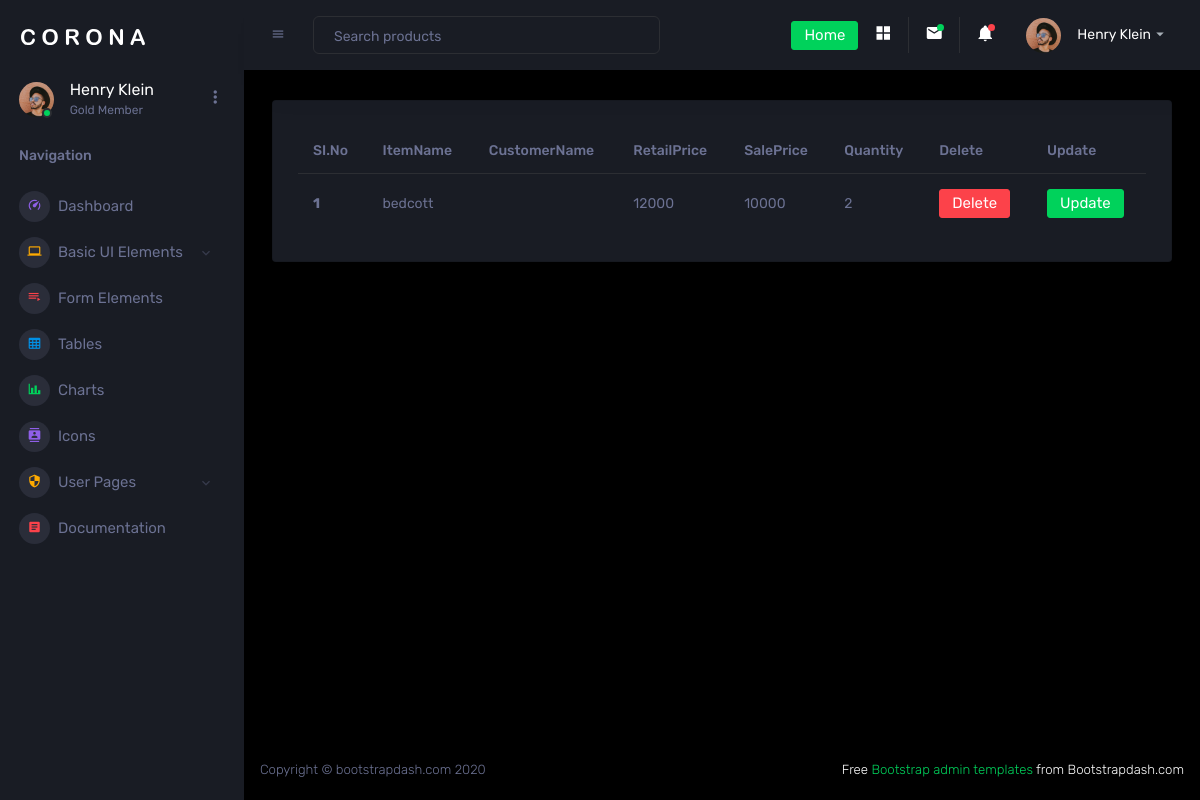
Page /dataview on the earlier database version.
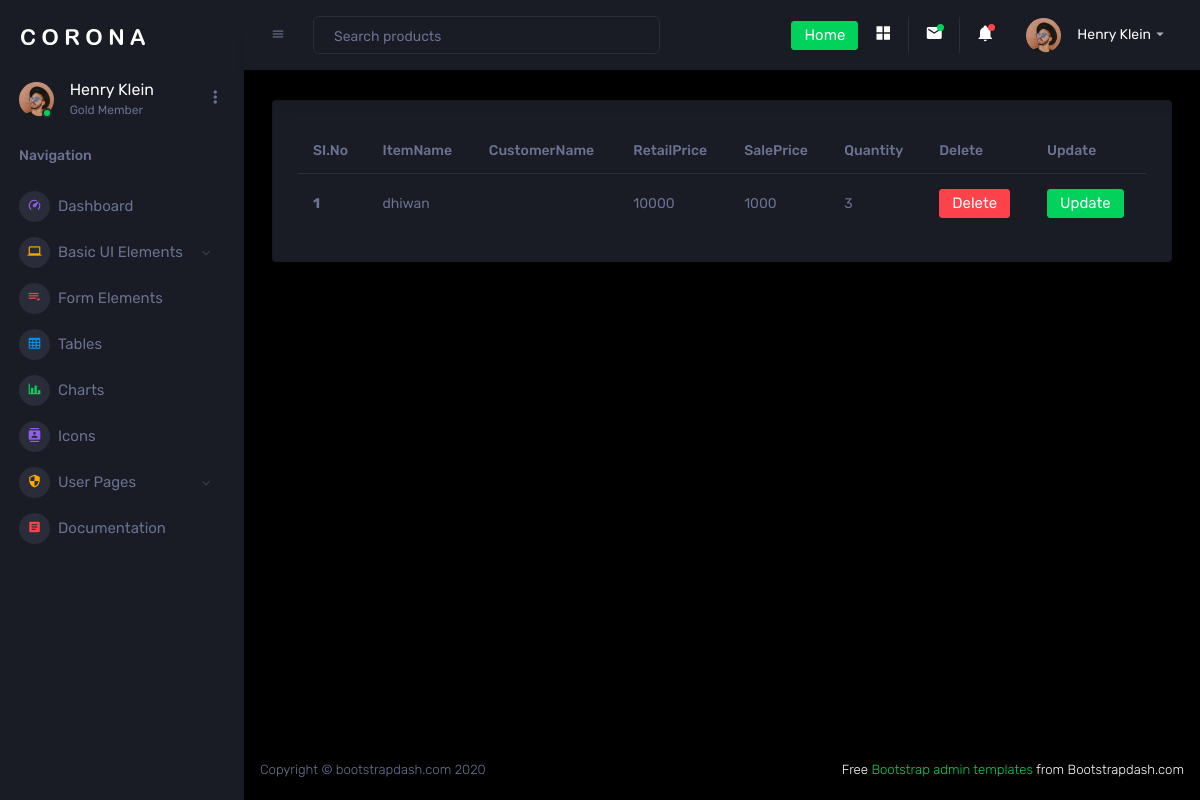
Same page on the later database version.
### new_app/models.py (models this page shows)
class Furniture(models.Model):
    objects = None
    furnitureType  = (
        ("bedcott","bedcott"),("sofa-set", "sofa-set"),
        ("chairs","chair"), ("dhiwan","dhiwan"),
        ("pooja stand","pooja stand"),
        ("alamara", "alamara")
    )
    ItemName = models.CharField(max_length=150, choices=furnitureType)
    BrandName = models.CharField(max_length=50)
    RetailPrice = models.CharField(max_length=20)
    SalePrice = models.CharField(max_length=20)
    Quantity = models.IntegerField()

### new_app/views.py (the view)
# urls.py: path('dataview', views.furnitureDataView, name = "dataview"),
def furnitureDataView(request):
    data = Furniture.objects.all()
    return render(request, 'view_data.html', {'data': data})

### template/view_data.html (shortened to what this page needs)
{% extends 'dashboard.html' %}
{% block content %}
<table class="table">
  <thead>
    <tr>
      <th scope="col">SI.No</th>
      <th scope="col">ItemName</th>
      <th scope="col">CustomerName</th>
      <th scope="col">RetailPrice</th>
      <th scope="col">SalePrice</th>
      <th scope="col">Quantity</th>
      <th scope="col">Delete</th>
      <th scope="col">Update</th>
    </tr>
  </thead>
  <tbody>
  {% for details in data %}
    <tr>
      <th scope="row">{{forloop.counter}}</th>
      <td>{{details.ItemName}}</td>
      <td>{{details.CustomerName}}</td>
      <td>{{details.RetailPrice}}</td>
      <td>{{details.SalePrice}}</td>
      <td>{{details.Quantity}}</td>
      <td>
        <form action="{% url 'del' details.id %}" method="POST">
          <button type="submit" class="btn btn-danger">Delete</button>
        </form>
      </td>
      <td>
        <a type="submit" class="btn btn-success"
       href="{% url 'update' details.id %}">Update
        </a>
      </td>
    </tr>
  {% endfor %}
  </tbody>
</table>
{% endblock %}

### template/dashboard.html (shortened to what this page needs)
<!DOCTYPE html>
{% load static %}
<html lang="en">
  <head>
    <link rel="stylesheet" href=" {% static 'assets/vendors/mdi/css/materialdesignicons.min.css' %} ">
    <link rel="stylesheet" href=" {% static 'assets/vendors/css/vendor.bundle.base.css' %} ">
    <link rel="stylesheet" href=" {% static 'assets/vendors/jvectormap/jquery-jvectormap.css' %} ">
    <link rel="stylesheet" href=" {% static 'assets/vendors/flag-icon-css/css/flag-icon.min.css' %} ">
    <link rel="stylesheet" href=" {% static 'assets/vendors/owl-carousel-2/owl.carousel.min.css' %} ">
    <link rel="stylesheet" href=" {% static 'assets/vendors/owl-carousel-2/owl.theme.default.min.css' %} ">
    <link rel="stylesheet" href=" {% static 'assets/css/style.css' %} ">
  </head>
  <body>
    <div class="container-scroller">
      <nav class="sidebar sidebar-offcanvas" id="sidebar">
        <div class="sidebar-brand-wrapper d-none d-lg-flex align-items-center justify-content-center fixed-top">
          <a class="sidebar-brand brand-logo" href=" {% static 'index.html' %} "><img src=" {% static 'assets/images/logo.svg' %} " alt="logo" /></a>
        </div>
        <ul class="nav">
          <li class="nav-item profile">
            <div class="profile-desc">
              <div class="profile-pic">
                <div class="count-indicator">
                  <img class="img-xs rounded-circle " src=" {% static 'assets/images/faces/face15.jpg' %} " alt="">
                  <span class="count bg-success"></span>
                </div>
                <div class="profile-name">
                  <h5 class="mb-0 font-weight-normal">Henry Klein</h5>
                  <span>Gold Member</span>
                </div>
              </div>
              <a href="#" id="profile-dropdown" data-toggle="dropdown"><i class="mdi mdi-dots-vertical"></i></a>
            </div>
          </li>
          <li class="nav-item nav-category">
            <span class="nav-link">Navigation</span>
          </li>
          <li class="nav-item menu-items">
            <a class="nav-link" href=" {% static 'index.html' %} ">
              <span class="menu-icon">
                <i class="mdi mdi-speedometer"></i>
              </span>
              <span class="menu-title">Dashboard</span>
            </a>
          </li>
          <li class="nav-item menu-items">
            <a class="nav-link" data-toggle="collapse" href=" {% static '#ui-basic' %} " aria-expanded="false" aria-controls="ui-basic">
              <span class="menu-icon">
                <i class="mdi mdi-laptop"></i>
              </span>
              <span class="menu-title">Basic UI Elements</span>
              <i class="menu-arrow"></i>
            </a>
          </li>
          <li class="nav-item menu-items">
            <a class="nav-link" href=" {% static 'pages/forms/basic_elements.html' %} ">
              <span class="menu-icon">
                <i class="mdi mdi-playlist-play"></i>
              </span>
              <span class="menu-title">Form Elements</span>
            </a>
          </li>
          <li class="nav-item menu-items">
            <a class="nav-link" href=" {% static 'pages/tables/basic-table.html' %} ">
              <span class="menu-icon">
                <i class="mdi mdi-table-large"></i>
              </span>
              <span class="menu-title">Tables</span>
            </a>
          </li>
          <li class="nav-item menu-items">
            <a class="nav-link" href=" {% static 'pages/charts/chartjs.html' %} ">
              <span class="menu-icon">
                <i class="mdi mdi-chart-bar"></i>
              </span>
              <span class="menu-title">Charts</span>
            </a>
          </li>
          <li class="nav-item menu-items">
            <a class="nav-link" href=" {% static 'pages/icons/mdi.html' %} ">
              <span class="menu-icon">
                <i class="mdi mdi-contacts"></i>
              </span>
              <span class="menu-title">Icons</span>
            </a>
          </li>
          <li class="nav-item menu-items">
            <a class="nav-link" data-toggle="collapse" href=" {% static '#auth' %} " aria-expanded="false" aria-controls="auth">
              <span class="menu-icon">
                <i class="mdi mdi-security"></i>
              </span>
              <span class="menu-title">User Pages</span>
              <i class="menu-arrow"></i>
            </a>
          </li>
          <li class="nav-item menu-items">
            <a class="nav-link" href="http://www.bootstrapdash.com/demo/corona-free/jquery/documentation/documentation.html">
              <span class="menu-icon">
                <i class="mdi mdi-file-document-box"></i>
              </span>
              <span class="menu-title">Documentation</span>
            </a>
          </li>
        </ul>
      </nav>
      <div class="container-fluid page-body-wrapper">
        <nav class="navbar p-0 fixed-top d-flex flex-row">
          <div class="navbar-menu-wrapper flex-grow d-flex align-items-stretch">
            <button class="navbar-toggler navbar-toggler align-self-center" type="button" data-toggle="minimize">
              <span class="mdi mdi-menu"></span>
            </button>
            <ul class="navbar-nav w-100">
              <li class="nav-item w-100">
                <form class="nav-link mt-2 mt-md-0 d-none d-lg-flex search">
                  <input type="text" class="form-control" placeholder="Search products">
                </form>
              </li>
            </ul>
            <ul class="navbar-nav navbar-nav-right">
              <li class="nav-item dropdown d-none d-lg-block">
                <a href="{% url 'index' %}" class="btn btn-success">Home</a>
              </li>
              <li class="nav-item nav-settings d-none d-lg-block">
                <a class="nav-link" href="#">
                  <i class="mdi mdi-view-grid"></i>
                </a>
              </li>
              <li class="nav-item dropdown border-left">
                <a class="nav-link count-indicator dropdown-toggle" id="messageDropdown" href="#" data-toggle="dropdown" aria-expanded="false">
                  <i class="mdi mdi-email"></i>
                  <span class="count bg-success"></span>
                </a>
              </li>
              <li class="nav-item dropdown border-left">
                <a class="nav-link count-indicator dropdown-toggle" id="notificationDropdown" href="#" data-toggle="dropdown">
                  <i class="mdi mdi-bell"></i>
                  <span class="count bg-danger"></span>
                </a>
              </li>
              <li class="nav-item dropdown">
                <a class="nav-link" id="profileDropdown" href="#" data-toggle="dropdown">
                  <div class="navbar-profile">
                    <img class="img-xs rounded-circle" src=" {% static 'assets/images/faces/face15.jpg' %} " alt="">
                    <p class="mb-0 d-none d-sm-block navbar-profile-name">Henry Klein</p>
                    <i class="mdi mdi-menu-down d-none d-sm-block"></i>
                  </div>
                </a>
              </li>
            </ul>
          </div>
        </nav>
        <div class="main-panel">
          <div class="content-wrapper">
            <div class="row ">
              <div class="col-12 grid-margin">
                <div class="card">
                  <div class="card-body">
                    {% block content %}{% endblock %}
                  </div>
                </div>
              </div>
            </div>
          </div>
          <footer class="footer">
            <div class="d-sm-flex justify-content-center justify-content-sm-between">
              <span class="text-muted d-block text-center text-sm-left d-sm-inline-block">Copyright © bootstrapdash.com 2020</span>
              <span class="float-none float-sm-right d-block mt-1 mt-sm-0 text-center"> Free <a href="https://www.bootstrapdash.com/bootstrap-admin-template/" target="_blank">Bootstrap admin templates</a> from Bootstrapdash.com</span>
            </div>
          </footer>
        </div>
      </div>
    </div>
  </body>
</html>

Differences in the rows shown:
changed Furniture: ItemName "bedcott" → "dhiwan"; RetailPrice "12000" → "10000"; SalePrice "10000" → "1000"; Quantity "2" → "3"
